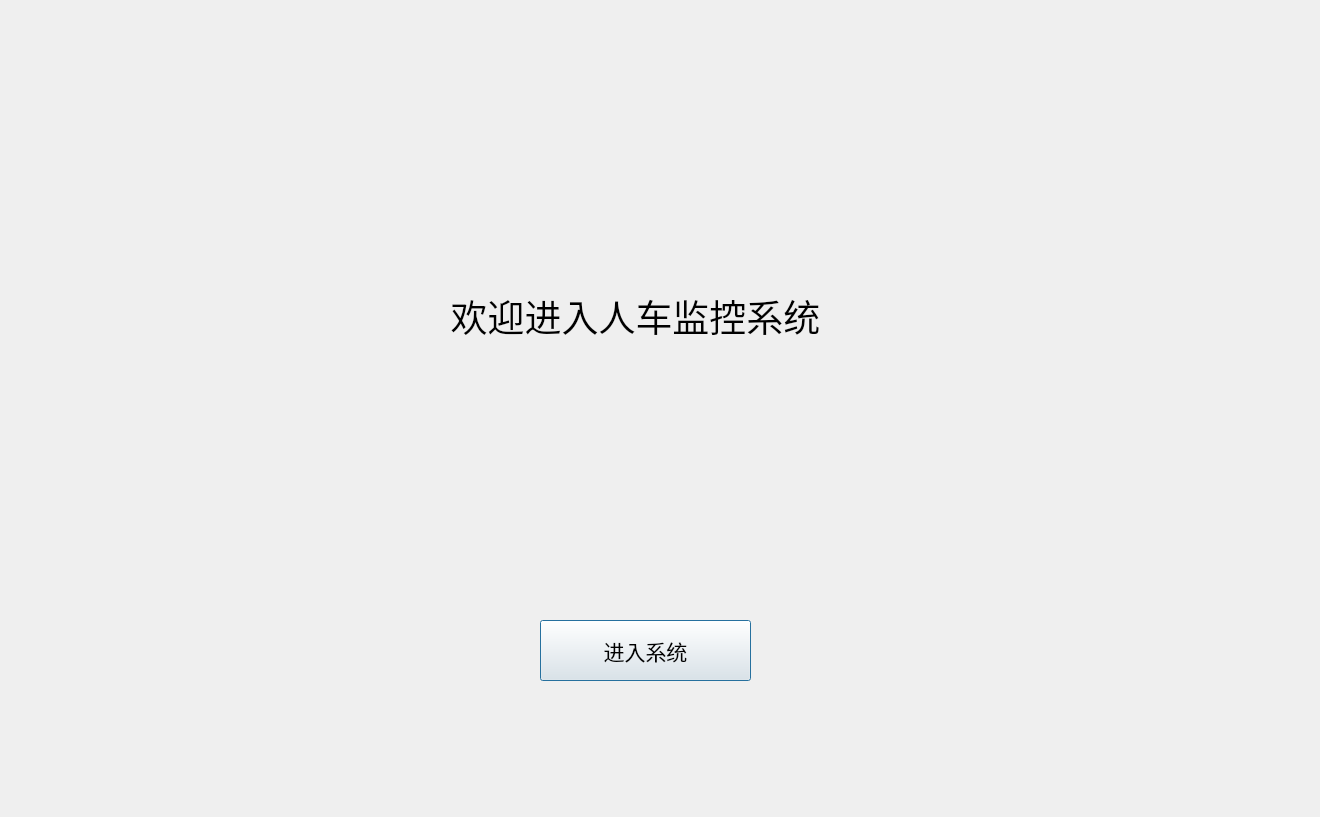
<?xml version="1.0" encoding="UTF-8"?>
<ui version="4.0">
 <class>Dialog</class>
 <widget class="QDialog" name="Dialog">
  <property name="geometry">
   <rect>
    <x>0</x>
    <y>0</y>
    <width>1320</width>
    <height>817</height>
   </rect>
  </property>
  <property name="windowTitle">
   <string>Dialog</string>
  </property>
  <property name="styleSheet">
   <string notr="true"/>
  </property>
  <widget class="QLabel" name="title">
   <property name="geometry">
    <rect>
     <x>110</x>
     <y>240</y>
     <width>1051</width>
     <height>151</height>
    </rect>
   </property>
   <property name="font">
    <font>
     <pointsize>28</pointsize>
    </font>
   </property>
   <property name="text">
    <string>欢迎进入人车监控系统</string>
   </property>
   <property name="alignment">
    <set>Qt::AlignCenter</set>
   </property>
  </widget>
  <widget class="QPushButton" name="go">
   <property name="geometry">
    <rect>
     <x>540</x>
     <y>620</y>
     <width>211</width>
     <height>61</height>
    </rect>
   </property>
   <property name="font">
    <font>
     <pointsize>16</pointsize>
    </font>
   </property>
   <property name="text">
    <string>进入系统</string>
   </property>
  </widget>
 </widget>
 <resources>
  <include location="../data/resources.qrc"/>
 </resources>
 <connections>
  <connection>
   <sender>go</sender>
   <signal>clicked()</signal>
   <receiver>Dialog</receiver>
   <slot>goin()</slot>
   <hints>
    <hint type="sourcelabel">
     <x>625</x>
     <y>500</y>
    </hint>
    <hint type="destinationlabel">
     <x>659</x>
     <y>408</y>
    </hint>
   </hints>
  </connection>
 </connections>
 <slots>
  <slot>goin()</slot>
 </slots>
</ui>
